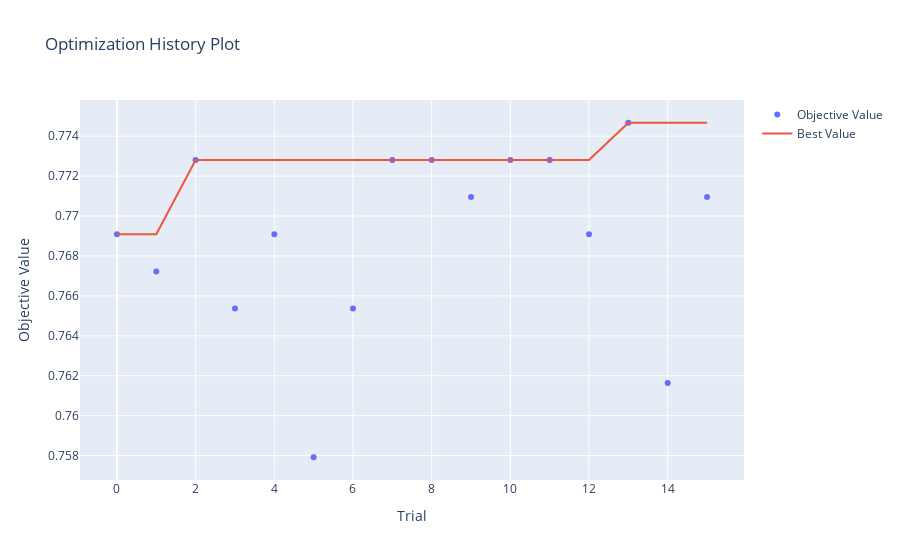

Source (notebook cell):
### Code cell
# 1. Optimization History
plot_optimization_history(study).show()

### Figure 1 — Plotly figure (JSON) as saved in the notebook; plotly's stock layout.template omitted (floating-point values rounded to 4 significant figures)
{"data": [{"mode": "markers", "name": "Objective Value", "type": "scatter", "x": [0, 1, 2, 3, 4, 5, 6, 7, 8, 9, 10, 11, 12, 13, 14, 15], "y": [0.7691, 0.7672, 0.7728, 0.7654, 0.7691, 0.7579, 0.7654, 0.7728, 0.7728, 0.7709, 0.7728, 0.7728, 0.7691, 0.7747, 0.7616, 0.7709]}, {"mode": "lines", "name": "Best Value", "type": "scatter", "x": [0, 1, 2, 3, 4, 5, 6, 7, 8, 9, 10, 11, 12, 13, 14, 15], "y": [0.7691, 0.7691, 0.7728, 0.7728, 0.7728, 0.7728, 0.7728, 0.7728, 0.7728, 0.7728, 0.7728, 0.7728, 0.7728, 0.7747, 0.7747, 0.7747]}, {"marker": {"color": "#cccccc"}, "mode": "markers", "name": "Infeasible Trial", "showlegend": false, "type": "scatter", "x": [], "y": []}], "layout": {"title": {"text": "Optimization History Plot"}, "xaxis": {"title": {"text": "Trial"}}, "yaxis": {"title": {"text": "Objective Value"}}}}
